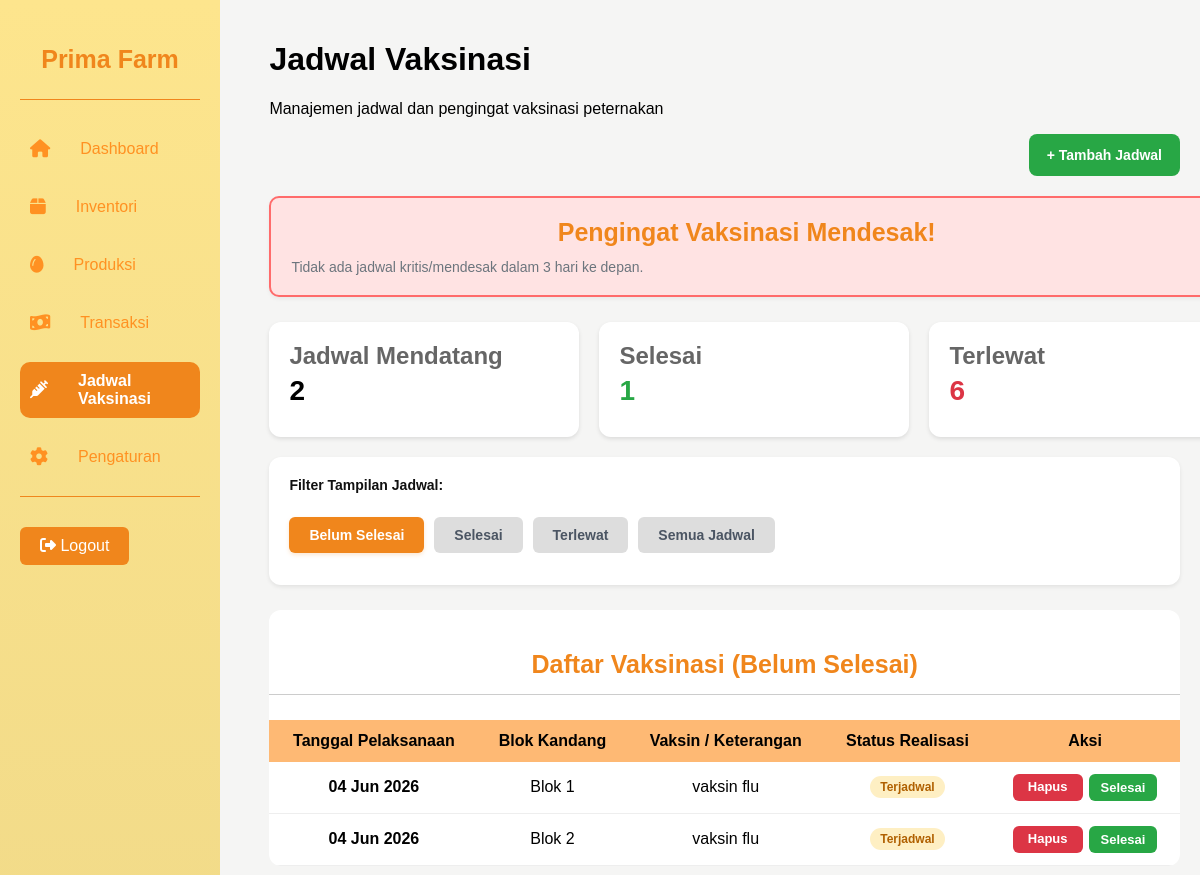
Page /menu_jadwalvaksinasi.php (signed in) on the committed database.
### tables this page shows
CREATE TABLE `jadwal_vaksinasi` (
  `id_jadwal_vaksinasi` int NOT NULL,
  `id_blok_kandang` int NOT NULL,
  `jadwal` date NOT NULL,
  `status` tinyint(1) NOT NULL DEFAULT '0',
  `keterangan` varchar(255) DEFAULT NULL,
  `tgl_selesai` date DEFAULT NULL
);

### menu_jadwalvaksinasi.php (the view, shortened to what this page needs)
<?php
include("koneksi.php");
$status_filter = $_GET['status_filter'] ?? 'belum';
$query_sql = "
    SELECT
        id_jadwal_vaksinasi,
        id_blok_kandang,
        jadwal,
        status,
        keterangan
    FROM jadwal_vaksinasi
    ORDER BY jadwal ASC
";
$result = mysqli_query($conn, $query_sql);
$today = date('Y-m-d');
$jadwal_mendatang = 0;
$selesai = 0;
$perlu_perhatian = 0;
if ($result) {
    while ($row = mysqli_fetch_assoc($result)) {
        $tgl_vaksin = $row['jadwal'];
        $status = $row['status'];
        $diff = strtotime($tgl_vaksin) - strtotime($today);
        $selisih = floor($diff / 86400);
        if ($status == 1) {
            $selesai++;
        } elseif ($selisih < 0) {
            $perlu_perhatian++;
        } else {
            $jadwal_mendatang++;
        }
    }
}
if ($status_filter == 'selesai') {
    $query_tabel = "SELECT * FROM jadwal_vaksinasi WHERE status = 1 ORDER BY jadwal DESC";
} elseif ($status_filter == 'terlewat') {
    $query_tabel = "SELECT * FROM jadwal_vaksinasi WHERE status = 0 AND jadwal < CURDATE() ORDER BY jadwal ASC";
} elseif ($status_filter == 'semua') {
    $query_tabel = "SELECT * FROM jadwal_vaksinasi ORDER BY jadwal DESC";
} else {
    $query_tabel = "SELECT * FROM jadwal_vaksinasi WHERE status = 0 AND jadwal >= CURDATE() ORDER BY jadwal ASC";
}
$result_tabel = mysqli_query($conn, $query_tabel);
?>
<!DOCTYPE html>
<html lang="id">
<head>
    <link rel="stylesheet" href="menu.css">
</head>
<body>
    <div class="container">
        <?php $active = 'jadwal'; include("sidebar.php"); ?>
        <main>
            <h1>Jadwal Vaksinasi</h1>
            <p>Manajemen jadwal dan pengingat vaksinasi peternakan</p>
            <div class="top-action-bar">
                <a href="jadwalvaksinasi.php" class="btn-tambah-custom">+ Tambah Jadwal</a>
            </div>
            <div class="warning-box">
                <h3>Pengingat Vaksinasi Mendesak!</h3>
                <div class="warning-grid">
                    <?php
                    $ada_peringatan = false;
                            ?>
                            <?php
                    if (!$ada_peringatan) {
                        echo "<p style='margin:0; color: #6c757d; font-size: 14px;'>Tidak ada jadwal kritis/mendesak dalam 3 hari ke depan.</p>";
                    }
                    ?>
                </div>
            </div>
            <div class="card-container">
                <div class="card">
                    <p>Jadwal Mendatang</p>
                    <h2><?= $jadwal_mendatang ?></h2>
                </div>
                <div class="card">
                    <p>Selesai</p>
                    <h2 class="hijau"><?= $selesai ?></h2>
                </div>
                <div class="card">
                    <p>Terlewat</p>
                    <h2 class="merah"><?= $perlu_perhatian ?></h2>
                </div>
            </div>
            <div class="filter-container-box">
                <p style="margin: 0 0 12px 0; font-size: 14px; font-weight: bold; color: #111;">Filter Tampilan Jadwal:</p>
                <form method="GET" action="">
                    <div class="radio-tile-group">
                        <div class="radio-wrapper">
                            <label for="belum" class="radio-label">Belum Selesai</label>
                        </div>
                        <div class="radio-wrapper">
                            <label for="selesai" class="radio-label">Selesai</label>
                        </div>
                        <div class="radio-wrapper">
                            <label for="terlewat" class="radio-label">Terlewat</label>
                        </div>
                        <div class="radio-wrapper">
                            <label for="semua" class="radio-label">Semua Jadwal</label>
                        </div>
                    </div>
                </form>
            </div>
            <div class="table-box">
                <h3>
                    Daftar Vaksinasi
                    (<?= $status_filter == 'selesai' ? 'Selesai' : ($status_filter == 'terlewat' ? 'Terlewat' : ($status_filter == 'semua' ? 'Semua Jadwal' : 'Belum Selesai')) ?>)
                </h3>
                <table>
                    <thead>
                        <tr>
                            <th>Tanggal Pelaksanaan</th>
                            <th>Blok Kandang</th>
                            <th>Vaksin / Keterangan</th>
                            <th style="text-align: center;">Status Realisasi</th>
                            <th style="text-align: center;">Aksi</th>
                        </tr>
                    </thead>
                    <tbody>
                        <?php if (mysqli_num_rows($result_tabel) > 0): ?>
                            <?php while ($row = mysqli_fetch_assoc($result_tabel)):
                                $diff = strtotime($row['jadwal']) - strtotime($today);
                                $selisih = floor($diff / 86400);
                                if ($row['status'] == 1) {
                                    $badge_text = "Selesai"; $badge_class = "success";
                                } elseif ($selisih < 0) {
                                    $badge_text = "Terlewat"; $badge_class = "danger";
                                } else {
                                    $badge_text = "Terjadwal"; $badge_class = "warning";
                                }
                            ?>
                                <tr>
                                    <td><strong><?= date('d M Y', strtotime($row['jadwal'])); ?></strong></td>
                                    <td><span>Blok <?= $row['id_blok_kandang']; ?></span></td>
                                    <td><?= htmlspecialchars($row['keterangan']); ?></td>
                                    <td style="text-align: center;">
                                        <span class="badge <?= $badge_class ?>"><?= $badge_text ?></span>
                                    </td>
                                    <td style="text-align: center;">
                                        <?php if ($row['status'] == 0): ?>
                                            <div class="btn-aksi-group">
                                                <a class="btn-tabel batalkan"
                                                   href="proses_batalkan.php?id=<?= $row['id_jadwal_vaksinasi']; ?>&status_filter=<?= $status_filter ?>"
                                                   onclick="return confirm('Batalkan jadwal ini?')">Hapus</a>
                                                <a class="btn-tabel sls"
                                                   href="proses_selesai.php?id=<?= $row['id_jadwal_vaksinasi']; ?>&status_filter=<?= $status_filter ?>"
                                                   onclick="return confirm('Tandai jadwal ini sebagai SELESAI?')">Selesai</a>
                                            </div>
                                        <?php else: ?>
                                            <span style="color: #6c757d; font-size: 13px; font-style: italic;">Tidak ada aksi</span>
                                        <?php endif; ?>
                                    </td>
                                </tr>
                            <?php endwhile; ?>
                        <?php endif; ?>
                    </tbody>
                </table>
            </div>
        </main>
    </div>
</body>
</html>

### menu.css (style rules this page uses)
body { background-color: rgb(245, 245, 244); font-family: Arial, sans-serif; margin: 0; }
.container { display: grid; grid-template-columns: 220px auto; height: 100vh; overflow: hidden; }
main { overflow-y: auto; padding: 20px; margin-bottom: 3%; }
.container h3 { font-size: 25px; font-weight: bold; color: #f0861c; text-align: center; }
main { margin-left: 3%; }
.card h2 { font-size: 28px; margin-bottom: 10px; }
.card p { font-size: 24px; font-weight: bold; }
.card h2 { font-size:28px; margin-top:5px; }
.hijau { color:green; }
.table-box { background:white; border-radius:12px; overflow:hidden; margin-top:20px; width: 100%; }
.table-box h3 { padding:15px; border-bottom:1px solid #ccc; }
table { width:100%; border-collapse:collapse; }
tr td { border-bottom:1px solid #eee; }
th, td { padding:12px; text-align:center; }
thead { background: #feb974; }
input[type="radio"] + label { display: inline-block; padding: 10px 20px; border-radius: 6px; background-color: #ddd; cursor: pointer; }
input[type="radio"]:checked + label { background-color: red; color: white; }
.card-container { display:flex; gap:20px; margin:20px 0; }
.card { background:#ffffff; padding:20px; border-radius:12px; min-width:270px; box-shadow: 0 2px 4px rgba(0, 0, 0, 0.1); }
.merah { color:red; }
.warning-box { background:#ffe3e3; border:2px solid #ff6b6b; padding:20px; border-radius:10px; margin-top:20px; width: 100%; }
label { display: block; font-size: 16px; font-weight: 600; color: #111111; margin-bottom: 12px; margin-top: 12px; }
.batalkan { display: inline-block; background-color: red; color: white; padding: 5px 15px; border-radius: 6px; text-decoration: none; text-align: center; }

### menu_jadwalvaksinasi.php (style rules this page uses)
.top-action-bar { display: flex; justify-content: flex-end; align-items: center; margin-bottom: 20px; }
.btn-tambah-custom { display: inline-flex; align-items: center; justify-content: center; padding: 10px 18px; height: 42px; background-color: #28a745; color: white; text-decoration: none; border-radius: 8px; font-weight: bold; font-size: 14px; box-sizing: border-box; transition: opacity 0.2s; }
.warning-box { background-color: #fff3cd; border-left: 5px solid #ffc107; padding: 15px 20px; border-radius: 12px; margin-bottom: 25px; box-shadow: 0 2px 4px rgba(0,0,0,0.05); max-width: 920px; }
.warning-box h3 { margin: 0 0 12px 0; color: #856404; font-size: 15px; font-weight: bold; }
.warning-grid { display: flex; flex-direction: column; gap: 8px; }
.card-container { display: flex; gap: 20px; margin: 20px 0 25px 0; }
.card { background: #ffffff; padding: 20px; border-radius: 12px; box-shadow: 0 2px 4px rgba(0, 0, 0, 0.08); flex: 1; }
.filter-container-box { background: #ffffff; padding: 20px; border-radius: 12px; box-shadow: 0 2px 4px rgba(0, 0, 0, 0.08); margin-bottom: 25px; }
.card p { margin: 0; color: #666; font-size: 14px; }
.card h2 { margin: 15px 0 0 0; font-size: 28px; }
.card h2.hijau { color: #28a745; }
.card h2.merah { color: #dc3545; }
.radio-tile-group { display: inline-flex; gap: 10px; }
.radio-wrapper { position: relative; }
.radio-label { display: block; padding: 10px 20px; background: #e5e7eb; color: #4b5563; border-radius: 8px; font-size: 14px; font-weight: 600; text-align: center; transition: all 0.2s ease; white-space: nowrap; }
.radio-wrapper input[type="radio"]:checked + .radio-label { background-color: #f0861c; color: white; box-shadow: 0 2px 4px rgba(240, 134, 28, 0.2); }
.btn-aksi-group { display: flex; gap: 6px; justify-content: center; }
.btn-tabel { padding: 6px 12px; border-radius: 6px; color: white; text-decoration: none; font-size: 13px; font-weight: bold; display: inline-block; transition: opacity 0.2s; }
.btn-tabel.batalkan { background-color: #dc3545; }
.btn-tabel.sls { background-color: #28a745; }
.badge { display: inline-block; padding: 4px 10px; border-radius: 12px; font-size: 12px; font-weight: bold; }
.badge.warning { background-color: #feefc3; color: #b06000; }

### rows in the picture
jadwal_vaksinasi: jadwal "04 Jun 2026", id_blok_kandang "1", keterangan "vaksin flu", badge_text "Terjadwal"
jadwal_vaksinasi: jadwal "04 Jun 2026", id_blok_kandang "2", keterangan "vaksin flu", badge_text "Terjadwal"

### other values in the picture
$jadwal_mendatang "2"
$selesai "1"
$perlu_perhatian "6"
